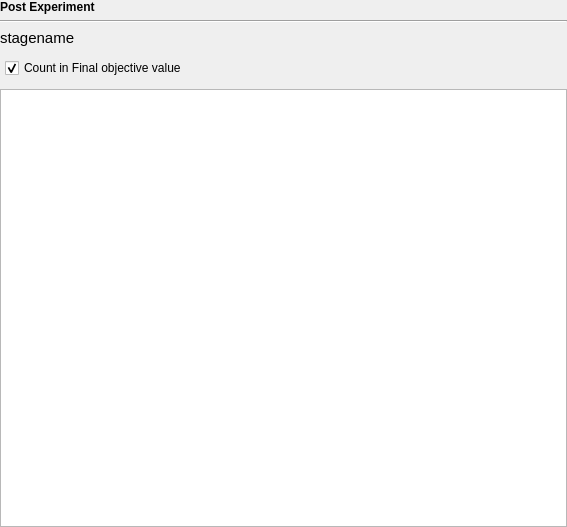
<?xml version="1.0" encoding="UTF-8"?>
<ui version="4.0">
 <class>Form</class>
 <widget class="QWidget" name="Form">
  <property name="geometry">
   <rect>
    <x>0</x>
    <y>0</y>
    <width>567</width>
    <height>527</height>
   </rect>
  </property>
  <property name="windowTitle">
   <string>Form</string>
  </property>
  <layout class="QVBoxLayout" name="verticalLayout">
   <property name="leftMargin">
    <number>0</number>
   </property>
   <property name="topMargin">
    <number>0</number>
   </property>
   <property name="rightMargin">
    <number>0</number>
   </property>
   <property name="bottomMargin">
    <number>0</number>
   </property>
   <item>
    <widget class="QLabel" name="label">
     <property name="maximumSize">
      <size>
       <width>16777215</width>
       <height>30</height>
      </size>
     </property>
     <property name="text">
      <string>&lt;html&gt;&lt;head/&gt;&lt;body&gt;&lt;p&gt;&lt;span style=&quot; font-size:9pt; font-weight:600;&quot;&gt;Post Experiment&lt;/span&gt;&lt;/p&gt;&lt;/body&gt;&lt;/html&gt;</string>
     </property>
    </widget>
   </item>
   <item>
    <widget class="Line" name="line">
     <property name="orientation">
      <enum>Qt::Horizontal</enum>
     </property>
    </widget>
   </item>
   <item alignment="Qt::AlignTop">
    <widget class="QLabel" name="StageName">
     <property name="text">
      <string>&lt;html&gt;&lt;head/&gt;&lt;body&gt;&lt;p&gt;&lt;span style=&quot; font-size:11pt;&quot;&gt;stagename&lt;/span&gt;&lt;/p&gt;&lt;/body&gt;&lt;/html&gt;</string>
     </property>
    </widget>
   </item>
   <item alignment="Qt::AlignTop">
    <widget class="QWidget" name="widget" native="true">
     <layout class="QFormLayout" name="formLayout">
      <property name="leftMargin">
       <number>5</number>
      </property>
      <property name="topMargin">
       <number>5</number>
      </property>
      <property name="rightMargin">
       <number>5</number>
      </property>
      <property name="bottomMargin">
       <number>5</number>
      </property>
      <item row="1" column="0">
       <widget class="QCheckBox" name="IncrementCheckBox">
        <property name="text">
         <string>Count in Final objective value</string>
        </property>
        <property name="checked">
         <bool>true</bool>
        </property>
        <property name="tristate">
         <bool>false</bool>
        </property>
       </widget>
      </item>
     </layout>
    </widget>
   </item>
   <item>
    <widget class="QTextEdit" name="CodeArea"/>
   </item>
  </layout>
 </widget>
 <resources/>
 <connections/>
</ui>
